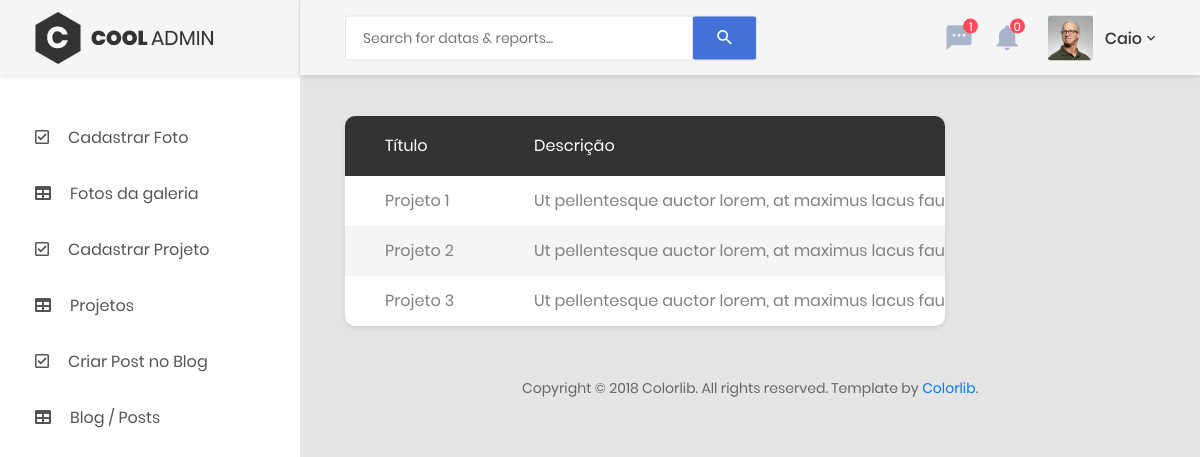
Page /index.php/admin/projects (signed in) on the committed database.
### tables this page shows
CREATE TABLE tb_photographers (
	id int NOT NULL AUTO_INCREMENT,
	name varchar(150) NOT NULL,
	email varchar(255) NOT NULL,
	phone varchar(11) NOT NULL,
	dt_birthday date DEFAULT NULL,
	fk_user int NOT NULL,
	PRIMARY KEY(id),
	FOREIGN KEY(fk_user) REFERENCES tb_users(id)
);

CREATE TABLE tb_projects (
	id int NOT NULL AUTO_INCREMENT,
    title varchar(30) NOT NULL,
    description text NOT NULL,
    image varchar(255) NOT NULL,
    PRIMARY KEY(id)
);

### application/controllers/Admin.php (called while the page is built, shortened)
<?php
class Admin extends CI_Controller
{
        function __construct()
        {
                $this->load->model("users_model");
                $this->load->model("photographers_model");
                $this->load->model("photos_model");
                $this->load->model("projects_model");
                $this->load->model("posts_model");
                $this->load->model("messages_model");
                $this->load->helper("url_helper");
        }
	public function view($page = "index")
	{
                $values = [
                        "fk_user" => $_SESSION["id_user"]
                ];
                $photographer = $this->photographers_model->get_photographers($values);
                $data["photographer"] = $photographer;
                $data["messages"] = $this->list_messages();
                if($page == "projects")
                {
                        $data["projects"] = $this->list_projects();
                }
                $this->load->view("admin/header", $data);
                $this->load->view("admin/".$page);
                $this->load->view("admin/footer");
	}
        public function list_projects()
        {
                return $this->projects_model->get_projects();
        }
        public function list_messages()
        {
                return $this->messages_model->get_messages();
        }
}
?>

### index.php (called while the page is built, shortened)
<?php
require_once BASEPATH.'core/CodeIgniter.php';

### application/models/Photographers_model.php (called while the page is built, shortened)
<?php
class Photographers_model extends CI_Model
{
	public function get_photographers($data = array())
	{
		$query = $this->db->get_where("tb_photographers", $data);
		return $query->row_array();
	}
}
?>

### application/models/Projects_model.php (called while the page is built, shortened)
<?php
class Projects_model extends CI_Model
{
	public function get_projects($data = array())
	{
		if(empty($data))
		{
			$query = $this->db->get("tb_projects");
			return $query->result_array();
		}
		$query = $this->db->get_where("tb_projects", $data);
		return $query->row_array();
	}
}
?>

### application/views/admin/projects.php (the view, shortened to what this page needs)
<div class="row">
    <div class="col-lg-9">
        <div class="table-responsive table--no-card m-b-30">
            <table class="table table-borderless table-striped table-earning">
                <thead>
                    <tr>
                        <th>título</th>
                        <th>Descrição</th>
                    </tr>
                </thead>
                <tbody>
                    <?php foreach($projects as $project_item){ ?>
                    <tr>
                        <td><?php echo $project_item["title"]; ?></td>
                        <td><?php echo $project_item["description"]; ?></td>
                    </tr>
                    <?php } ?>
                </tbody>
            </table>
        </div>
    </div>
</div>

### application/views/admin/header.php (shortened to what this page needs)
<!DOCTYPE html>
<html lang="en">
<head>
    <link href="../application/views/res/admin/css/font-face.css" rel="stylesheet" media="all">
    <link href="../application/views/res/admin/vendor/font-awesome-4.7/css/font-awesome.min.css" rel="stylesheet" media="all">
    <link href="../application/views/res/admin/vendor/font-awesome-5/css/fontawesome-all.min.css" rel="stylesheet" media="all">
    <link href="../application/views/res/admin/vendor/mdi-font/css/material-design-iconic-font.min.css" rel="stylesheet" media="all">
    <link href="../application/views/res/admin/vendor/bootstrap-4.1/bootstrap.min.css" rel="stylesheet" media="all">
    <link href="../application/views/res/admin/vendor/animsition/animsition.min.css" rel="stylesheet" media="all">
    <link href="../application/views/res/admin/vendor/bootstrap-progressbar/bootstrap-progressbar-3.3.4.min.css" rel="stylesheet" media="all">
    <link href="../application/views/res/admin/vendor/wow/animate.css" rel="stylesheet" media="all">
    <link href="../application/views/res/admin/vendor/css-hamburgers/hamburgers.min.css" rel="stylesheet" media="all">
    <link href="../application/views/res/admin/vendor/slick/slick.css" rel="stylesheet" media="all">
    <link href="../application/views/res/admin/vendor/select2/select2.min.css" rel="stylesheet" media="all">
    <link href="../application/views/res/admin/vendor/perfect-scrollbar/perfect-scrollbar.css" rel="stylesheet" media="all">
    <link href="../application/views/res/admin/css/theme.css" rel="stylesheet" media="all">
</head>
<body class="animsition">
    <div class="page-wrapper">
        <aside class="menu-sidebar d-none d-lg-block">
            <div class="logo">
                <a href="#">
                    <img src="../application/views/res/admin/images/icon/logo.png" alt="Cool Admin" />
                </a>
            </div>
            <div class="menu-sidebar__content js-scrollbar1">
                <nav class="navbar-sidebar">
                    <ul class="list-unstyled navbar__list">
                        <li>
                            <a href="photo">
                                <i class="far fa-check-square"></i>Cadastrar Foto</a>
                        </li>
                        <li>
                            <a href="photos">
                                <i class="fas fa-table"></i>Fotos da galeria</a>
                        </li>
                        <li>
                            <a href="project">
                                <i class="far fa-check-square"></i>Cadastrar Projeto</a>
                        </li>
                        <li>
                            <a href="projects">
                                <i class="fas fa-table"></i>Projetos</a>
                        </li>
                        <li>
                            <a href="post">
                                <i class="far fa-check-square"></i>Criar Post no Blog</a>
                        </li>
                        <li>
                            <a href="posts">
                                <i class="fas fa-table"></i>Blog / Posts</a>
                        </li>
                    </ul>
                </nav>
            </div>
        </aside>
        <div class="page-container">
            <header class="header-desktop">
                <div class="section__content section__content--p30">
                    <div class="container-fluid">
                        <div class="header-wrap">
                            <form class="form-header" action="" method="POST">
                                <input class="au-input au-input--xl" type="text" name="search" placeholder="Search for datas &amp; reports..." />
                                <button class="au-btn--submit" type="submit">
                                    <i class="zmdi zmdi-search"></i>
                                </button>
                            </form>
                            <div class="header-button">
                                <div class="noti-wrap">
                                    <div class="noti__item js-item-menu">
                                        <i class="zmdi zmdi-comment-more"></i>
                                        <span class="quantity">1</span>
                                    </div>
                                    <div class="noti__item js-item-menu">
                                        <i class="zmdi zmdi-notifications"></i>
                                        <span class="quantity">0</span>
                                    </div>
                                </div>
                                <div class="account-wrap">
                                    <div class="account-item clearfix js-item-menu">
                                        <div class="image">
                                            <img src="../application/views/res/admin/images/icon/avatar-01.jpg" alt="John Doe" />
                                        </div>
                                        <div class="content">
                                            <a class="js-acc-btn" href="#"><?php echo $photographer["name"];?></a>
                                        </div>
                                    </div>
                                </div>
                            </div>
                        </div>
                    </div>
                </div>
            </header>
            <div class="main-content">
                <div class="section__content section__content--p30">
                    <div class="container-fluid">

### rows in the picture
tb_photographers: name "Caio"
tb_projects: title "Projeto 1", description "Ut pellentesque auctor lorem, at maximus lacus…"
tb_projects: title "Projeto 2", description "Ut pellentesque auctor lorem, at maximus lacus…"
tb_projects: title "Projeto 3", description "Ut pellentesque auctor lorem, at maximus lacus…"
